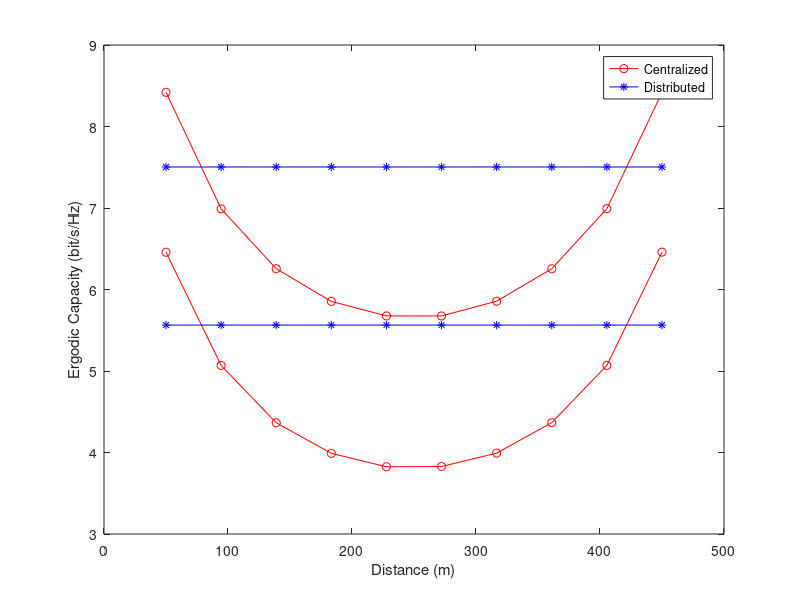

The MATLAB script that drew this image:
clear all
close all
%
sim_times = 1e4; % number of simulation trails
%
snrdB = 10; % average transmit SNR
r_th = 1.0; % predefined data rate bits/s/Hz
snr_th = 2^(r_th)-1; % predefined SNR threshold
%
N_RIS = 10; % number of RISs
L = zeros(1, N_RIS); % number of elements at each RIS
%
kappa_nl = 1;
% m_h = linspace(2, 3, N_RIS)';
% m_g = linspace(3, 2, N_RIS)';
m0 = 1.5;
m_h = linspace(2, 3, N_RIS)';
m_g = linspace(3, 2, N_RIS)';
%
loss = 1e3; % path-loss at reference distance d0
epsilon = 4; % path-loss exponent
d0 = 1; % reference distance in meter
%
% network area
x_area_min = 0;
x_area_max = 500;
y_area_min = 0;
y_area_max = 20;
%
% source location
x_source = x_area_min;
y_source = y_area_min;
%
% destination location
x_des = x_area_max;
y_des = y_area_min;
%
x_ris = linspace(x_area_min+x_area_max/N_RIS, x_area_max-x_area_max/N_RIS, N_RIS)'; % [num_ris x 1] vector
y_ris = .7* ones(N_RIS,1)* y_area_max;

% location
pos_source = [x_source, y_source];
pos_des = [x_des, y_des];
pos_relay = [x_ris, y_ris]; % [num_relay x 2] matrix

% distances
d_sr = sqrt(sum((pos_source - pos_relay).^2 , 2)); % [num_relay x 1] vector
d_rd = sqrt(sum((pos_relay - pos_des).^2 , 2));
d_sd = sqrt(sum((pos_source - pos_des).^2 , 2));

% non-identical Omega
Omgh = loss./((d_sr./d0).^(epsilon/2)); % [num_relay x 1] vector
Omgg = loss./((d_rd./d0).^(epsilon/2));
Omg0 = loss./((d_sd./d0).^(epsilon/2));

EC_CCT_sim = zeros(1,N_RIS);

%% Data 


EC_cent_10_75 = [6.45716716384929,5.06838817378597,4.36471880167189,3.98979886809587,3.82496653083392,3.82792768279944,3.99243454557287,4.36627435451065,5.06913849953118,6.45851268924598];
EC_cent_10_150 = [8.41907960409560,6.98974754193470,6.25519546683426,5.85396443796713,5.67601360060527,5.67540190019392,5.85646612051040,6.25445753782963,6.99210796935222,8.41796391734353];

EC_dist_10_75 = 5.56332013630972*ones(1, N_RIS);
EC_dist_10_150 = 7.50319391114484*ones(1, N_RIS);

plot(x_ris, EC_cent_10_75, 'ro-'); hold on
plot(x_ris, EC_dist_10_75, 'b*-'); hold on

plot(x_ris, EC_cent_10_150,'ro-'); hold on
plot(x_ris, EC_dist_10_150, 'b*-'); hold on

xlabel('Distance (m)')
ylabel('Ergodic Capacity (bit/s/Hz)')
legend('Centralized', 'Distributed')
